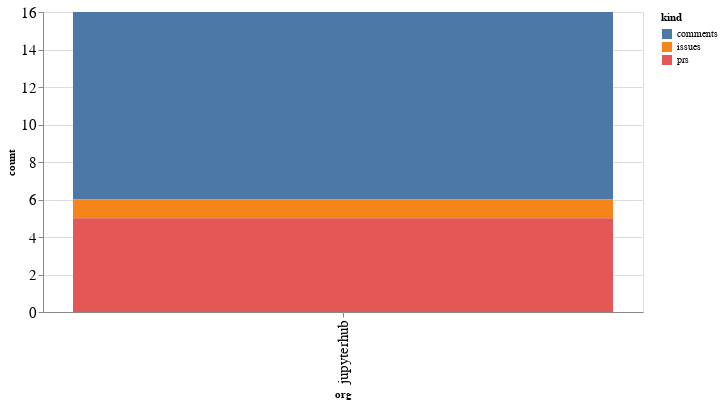

The notebook cell this image was saved under:
### Code cell
alt.Chart(org_summaries, width=600).mark_bar().encode(
    x='org',
    y='count',
    color='kind',
    tooltip="org"
)

### Figure 1 — Vega-Lite specification as saved in the notebook (floating-point values rounded to 4 significant figures)
{"config": {"axisLeft": {"labelFontSize": 15}, "axisBottom": {"labelFontSize": 15}}, "data": {"name": "data-83e5d4ffb3161ccc6741c0c12c5a58d0"}, "mark": "bar", "encoding": {"color": {"type": "nominal", "field": "kind"}, "tooltip": {"type": "nominal", "field": "org"}, "x": {"type": "nominal", "field": "org"}, "y": {"type": "quantitative", "field": "count"}}, "width": 600, "$schema": "https://vega.github.io/schema/vega-lite/v4.8.1.json", "datasets": {"data-83e5d4ffb3161ccc6741c0c12c5a58d0": [{"org": "jupyterhub", "kind": "comments", "count": 10}, {"org": "jupyterhub", "kind": "issues", "count": 1}, {"org": "jupyterhub", "kind": "prs", "count": 5}]}}
